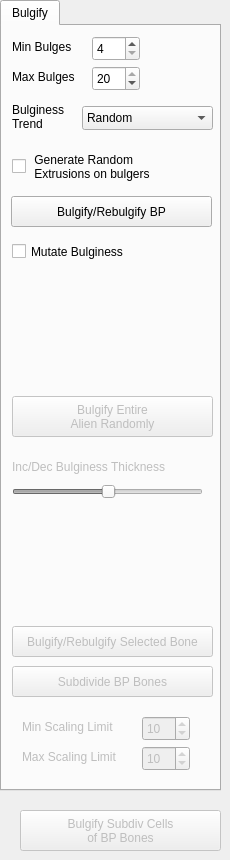
      <widget class="QWidget" name="tab_4">
       <attribute name="title">
        <string>Bulginess / Swellings</string>
       </attribute>
       <widget class="QTabWidget" name="tabWidget_3">
        <property name="geometry">
         <rect>
          <x>0</x>
          <y>0</y>
          <width>221</width>
          <height>791</height>
         </rect>
        </property>
        <property name="currentIndex">
         <number>0</number>
        </property>
        <widget class="QWidget" name="tab_16">
         <attribute name="title">
          <string>Bulgify</string>
         </attribute>
         <widget class="QPushButton" name="pushButton_81">
          <property name="geometry">
           <rect>
            <x>9</x>
            <y>170</y>
            <width>201</width>
            <height>31</height>
           </rect>
          </property>
          <property name="text">
           <string>Bulgify/Rebulgify BP</string>
          </property>
         </widget>
         <widget class="QSpinBox" name="spinBox_29">
          <property name="enabled">
           <bool>false</bool>
          </property>
          <property name="geometry">
           <rect>
            <x>140</x>
            <y>720</y>
            <width>48</width>
            <height>25</height>
           </rect>
          </property>
          <property name="minimum">
           <number>0</number>
          </property>
          <property name="maximum">
           <number>20</number>
          </property>
          <property name="singleStep">
           <number>1</number>
          </property>
          <property name="value">
           <number>10</number>
          </property>
         </widget>
         <widget class="QPushButton" name="pushButton_90">
          <property name="enabled">
           <bool>false</bool>
          </property>
          <property name="geometry">
           <rect>
            <x>10</x>
            <y>370</y>
            <width>201</width>
            <height>41</height>
           </rect>
          </property>
          <property name="text">
           <string>Bulgify Entire 
Alien Randomly</string>
          </property>
         </widget>
         <widget class="QLabel" name="label_72">
          <property name="geometry">
           <rect>
            <x>10</x>
            <y>70</y>
            <width>71</width>
            <height>41</height>
           </rect>
          </property>
          <property name="text">
           <string>Bulginess
Trend</string>
          </property>
         </widget>
         <widget class="QSpinBox" name="spinBox_28">
          <property name="enabled">
           <bool>false</bool>
          </property>
          <property name="geometry">
           <rect>
            <x>140</x>
            <y>690</y>
            <width>48</width>
            <height>25</height>
           </rect>
          </property>
          <property name="minimum">
           <number>0</number>
          </property>
          <property name="maximum">
           <number>20</number>
          </property>
          <property name="singleStep">
           <number>1</number>
          </property>
          <property name="value">
           <number>10</number>
          </property>
         </widget>
         <widget class="QSlider" name="horizontalSlider_8">
          <property name="enabled">
           <bool>false</bool>
          </property>
          <property name="geometry">
           <rect>
            <x>10</x>
            <y>450</y>
            <width>191</width>
            <height>31</height>
           </rect>
          </property>
          <property name="value">
           <number>50</number>
          </property>
          <property name="orientation">
           <enum>Qt::Horizontal</enum>
          </property>
         </widget>
         <widget class="QSpinBox" name="spinBox_26">
          <property name="geometry">
           <rect>
            <x>90</x>
            <y>10</y>
            <width>48</width>
            <height>25</height>
           </rect>
          </property>
          <property name="minimum">
           <number>4</number>
          </property>
          <property name="maximum">
           <number>10</number>
          </property>
          <property name="singleStep">
           <number>1</number>
          </property>
          <property name="value">
           <number>4</number>
          </property>
         </widget>
         <widget class="QPushButton" name="pushButton_93">
          <property name="enabled">
           <bool>false</bool>
          </property>
          <property name="geometry">
           <rect>
            <x>10</x>
            <y>600</y>
            <width>201</width>
            <height>31</height>
           </rect>
          </property>
          <property name="text">
           <string>Bulgify/Rebulgify Selected Bone</string>
          </property>
         </widget>
         <widget class="QLabel" name="label_71">
          <property name="geometry">
           <rect>
            <x>10</x>
            <y>40</y>
            <width>71</width>
            <height>21</height>
           </rect>
          </property>
          <property name="text">
           <string>Max Bulges</string>
          </property>
         </widget>
         <widget class="QLabel" name="label_76">
          <property name="enabled">
           <bool>false</bool>
          </property>
          <property name="geometry">
           <rect>
            <x>20</x>
            <y>690</y>
            <width>111</width>
            <height>21</height>
           </rect>
          </property>
          <property name="text">
           <string>Min Scaling Limit</string>
          </property>
         </widget>
         <widget class="QLabel" name="label_77">
          <property name="enabled">
           <bool>false</bool>
          </property>
          <property name="geometry">
           <rect>
            <x>10</x>
            <y>430</y>
            <width>201</width>
            <height>21</height>
           </rect>
          </property>
          <property name="text">
           <string>Inc/Dec Bulginess Thickness</string>
          </property>
         </widget>
         <widget class="QComboBox" name="comboBox_15">
          <property name="geometry">
           <rect>
            <x>80</x>
            <y>80</y>
            <width>131</width>
            <height>24</height>
           </rect>
          </property>
          <property name="currentText">
           <string>Random</string>
          </property>
          <item>
           <property name="text">
            <string>Random</string>
           </property>
          </item>
          <item>
           <property name="text">
            <string>Ascending</string>
           </property>
          </item>
          <item>
           <property name="text">
            <string>Descending</string>
           </property>
          </item>
          <item>
           <property name="text">
            <string>Asc-&gt;Desc</string>
           </property>
          </item>
          <item>
           <property name="text">
            <string>Desc-&gt;Asc</string>
           </property>
          </item>
         </widget>
         <widget class="QLabel" name="label_70">
          <property name="geometry">
           <rect>
            <x>10</x>
            <y>10</y>
            <width>71</width>
            <height>21</height>
           </rect>
          </property>
          <property name="text">
           <string>Min Bulges</string>
          </property>
         </widget>
         <widget class="QLabel" name="label_75">
          <property name="enabled">
           <bool>false</bool>
          </property>
          <property name="geometry">
           <rect>
            <x>20</x>
            <y>720</y>
            <width>111</width>
            <height>21</height>
           </rect>
          </property>
          <property name="text">
           <string>Max Scaling Limit</string>
          </property>
         </widget>
         <widget class="QPushButton" name="pushButton_89">
          <property name="enabled">
           <bool>false</bool>
          </property>
          <property name="geometry">
           <rect>
            <x>10</x>
            <y>640</y>
            <width>201</width>
            <height>31</height>
           </rect>
          </property>
          <property name="text">
           <string>Subdivide BP Bones</string>
          </property>
         </widget>
         <widget class="QSpinBox" name="spinBox_27">
          <property name="geometry">
           <rect>
            <x>90</x>
            <y>40</y>
            <width>48</width>
            <height>25</height>
           </rect>
          </property>
          <property name="minimum">
           <number>11</number>
          </property>
          <property name="maximum">
           <number>20</number>
          </property>
          <property name="singleStep">
           <number>1</number>
          </property>
          <property name="value">
           <number>20</number>
          </property>
         </widget>
         <widget class="QCheckBox" name="checkBox_2">
          <property name="geometry">
           <rect>
            <x>10</x>
            <y>120</y>
            <width>201</width>
            <height>41</height>
           </rect>
          </property>
          <property name="text">
           <string> Generate Random 
 Extrusions on bulgers</string>
          </property>
         </widget>
         <widget class="QCheckBox" name="checkBox_6">
          <property name="geometry">
           <rect>
            <x>10</x>
            <y>210</y>
            <width>201</width>
            <height>31</height>
           </rect>
          </property>
          <property name="text">
           <string>Mutate Bulginess</string>
          </property>
         </widget>
        </widget>
       </widget>
       <widget class="QPushButton" name="pushButton_92">
        <property name="enabled">
         <bool>false</bool>
        </property>
        <property name="geometry">
         <rect>
          <x>20</x>
          <y>810</y>
          <width>201</width>
          <height>41</height>
         </rect>
        </property>
        <property name="text">
         <string>Bulgify Subdiv Cells 
of BP Bones</string>
        </property>
       </widget>
      </widget>
